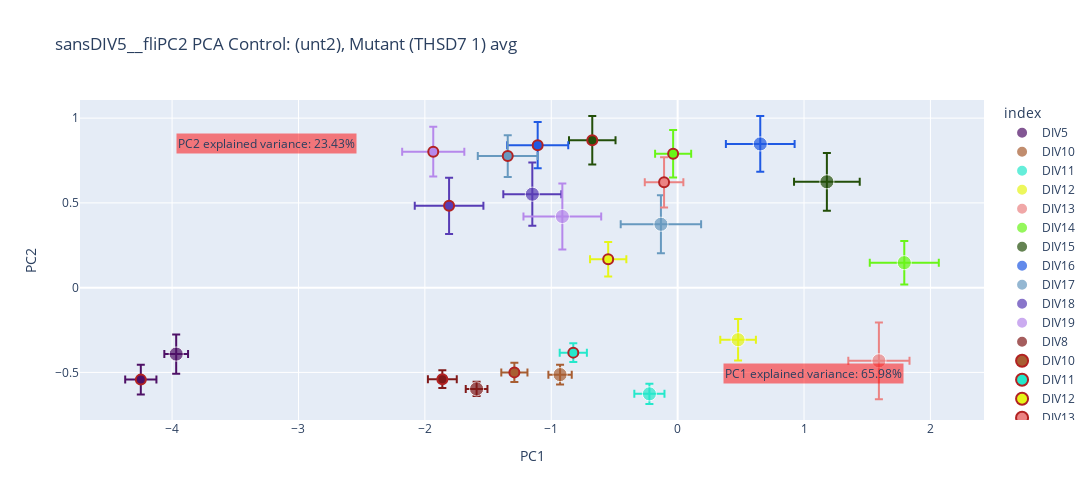

Write notebook code for a chart like this one.
### Code cell
def get_color(color_list):
    for color in color_list:
        yield color
# colors = list(mcolors.CSS4_COLORS.values())[:17]  # Get the first 17 colors from the CSS4_COLORS dictionary
colors = [
    '#801919', '#a85e32', '#25e8cb', '#e6f518',  '#eb8383', '#69f518', '#234f09',  '#205ae3', '#6799bf', '#583cb5','#b688eb','#4e1066',  
    '#ec3dff', '#451541', '#fc1e1e', '#690d0d','#000000', '#FFD700', '#C0C0C0',  '#008B8B', '#B8860B', '#B22222',  '#556B2F', '#7FFF00',  # Chartreuse
    '#D2691E'   # Chocolate
]
xa = 'PC1'
ya = 'PC2' 
PCADATA, PCAERROR, TYPE = pca_avg, pca_sem, f'Control: ({CONTROL}), Mutant ({MUTANT}) avg' # PCAERROR may be none if pca_df plot
MPCADATA, MPCAERROR  = mpca_avg, mpca_sem

assign_color = get_color(colors)
color_map = {div_value: next(assign_color) for div_value in pca_df['DIV'].unique()}
color_map.update({div_value: next(assign_color) for div_value in mpca_df['DIV'].unique() if div_value not in color_map})

if OGTYPE.casefold() != 'allDIVs'.casefold():
    ## add back in DIV5. just transform
    remdays = DROPPED_DAYS['DIV']
    pca_dd = pca.transform(DROPPED_DAYS.drop(columns='DIV')) ## CHANGE DATASET
    pca_dd = pd.DataFrame(data = pca_dd, columns = [f'PC{i}' for i in range(1, DROPPED_DAYS.shape[1])])
    pca_dd.index = remdays.values
    if 'avg'.casefold() in TYPE.casefold():
        pca_ddsem = pca_dd.groupby(pca_dd.index, as_index=True).sem()
        PCAERROR = pd.concat([pca_ddsem, PCAERROR], axis=0)#.reset_index(drop=True)
        pca_dd = pca_dd.groupby(pca_dd.index, as_index=True).mean()
    PCADATA = pd.concat([pca_dd, PCADATA], axis = 0)#.reset_index(drop=True)

fig = px.scatter(PCADATA, x=xa, y=ya, color= PCADATA.index, 
                 title=f'{OGTYPE} PCA {TYPE} ',
                 color_discrete_map=color_map, size_max=10, size=[10]*len(PCADATA),
                 width=1200, height=500, error_x = PCAERROR[xa], error_y= PCAERROR[ya])

fig.add_annotation(x=max(PCADATA[xa]), y=min(PCADATA[ya]),
                   text=f'{xa} explained variance: {exp_variance[xa]*100:.2f}%', 
                   showarrow=False, arrowhead=1,
                   bgcolor='rgba(255, 0, 0, 0.5)',
                   yshift=10,
                   xanchor='right', yanchor='bottom')

fig.add_annotation(x=min(PCADATA[xa]), y=max(PCADATA[ya]),
                   text=f'{ya} explained variance: {exp_variance[ya]*100:.2f}%', 
                   showarrow=False, arrowhead=1, 
                   xanchor='left', yanchor='middle',bgcolor='rgba(255, 0, 0, 0.5)'
                  )

for div_value in MPCADATA.index.unique():
    mutDIVdf = MPCADATA.loc[[div_value]]
    fig.add_trace(go.Scatter(
        x=mutDIVdf[xa], 
        y=mutDIVdf[ya],
        mode='markers',
        marker=dict(
            color=color_map[div_value],
            size=10,                    
            line=dict(                 
                color='firebrick',        
                width=2     
            )
        ),
        name=div_value,  error_x=dict(type='data',
                                      array=MPCAERROR.loc[[div_value], xa],
                                      visible=True),
         error_y= dict(type='data', array=MPCAERROR.loc[[div_value], ya])
    ))

plot_file = f'../plots/PCA/BoxCox&Log/{os.path.basename(os.path.normpath(FOLDER_PATH))}/png/{OGTYPE}/'\
                f'{xa}_{ya}_{TYPE}.png'

plot_html = f'../plots/PCA/BoxCox&Log/{os.path.basename(os.path.normpath(FOLDER_PATH))}/htmls/{OGTYPE}/'\
                f'{xa}_{ya}_{TYPE}.html'

if 'mutant'.casefold() in TYPE.casefold():
    plot_file = f'../plots/PCA/BoxCox&Log/{os.path.basename(os.path.normpath(FOLDER_PATH))}/png/{OGTYPE}/{MUTANT}/'\
                f'{xa}_{ya}_{TYPE}.png'

    plot_html = f'../plots/PCA/BoxCox&Log/{os.path.basename(os.path.normpath(FOLDER_PATH))}/htmls/{OGTYPE}/{MUTANT}/'\
                    f'{xa}_{ya}_{TYPE}.html'

ensure_dirs_exists(plot_file)

ensure_dirs_exists(plot_html)
fig.write_html(plot_html)
fig.write_image(plot_file)
fig.show()

### Figure 1 — Plotly figure (JSON) as saved in the notebook; plotly's stock layout.template omitted (floating-point values rounded to 4 significant figures)
{"data": [{"error_x": {"array": [0.09388]}, "error_y": {"array": [0.116]}, "hovertemplate": "index=DIV5<br>PC1=%{x}<br>PC2=%{y}<br>size=%{marker.size}<extra></extra>", "legendgroup": "DIV5", "marker": {"color": "#4e1066", "size": [10], "sizemode": "area", "sizeref": 0.1, "symbol": "circle"}, "mode": "markers", "name": "DIV5", "orientation": "v", "showlegend": true, "type": "scatter", "x": [-3.967], "xaxis": "x", "y": [-0.3918], "yaxis": "y"}, {"error_x": {"array": [0.09245]}, "error_y": {"array": [0.05764]}, "hovertemplate": "index=DIV10<br>PC1=%{x}<br>PC2=%{y}<br>size=%{marker.size}<extra></extra>", "legendgroup": "DIV10", "marker": {"color": "#a85e32", "size": [10], "sizemode": "area", "sizeref": 0.1, "symbol": "circle"}, "mode": "markers", "name": "DIV10", "orientation": "v", "showlegend": true, "type": "scatter", "x": [-0.9302], "xaxis": "x", "y": [-0.5131], "yaxis": "y"}, {"error_x": {"array": [0.1192]}, "error_y": {"array": [0.0599]}, "hovertemplate": "index=DIV11<br>PC1=%{x}<br>PC2=%{y}<br>size=%{marker.size}<extra></extra>", "legendgroup": "DIV11", "marker": {"color": "#25e8cb", "size": [10], "sizemode": "area", "sizeref": 0.1, "symbol": "circle"}, "mode": "markers", "name": "DIV11", "orientation": "v", "showlegend": true, "type": "scatter", "x": [-0.2234], "xaxis": "x", "y": [-0.6264], "yaxis": "y"}, {"error_x": {"array": [0.141]}, "error_y": {"array": [0.1221]}, "hovertemplate": "index=DIV12<br>PC1=%{x}<br>PC2=%{y}<br>size=%{marker.size}<extra></extra>", "legendgroup": "DIV12", "marker": {"color": "#e6f518", "size": [10], "sizemode": "area", "sizeref": 0.1, "symbol": "circle"}, "mode": "markers", "name": "DIV12", "orientation": "v", "showlegend": true, "type": "scatter", "x": [0.4783], "xaxis": "x", "y": [-0.3072], "yaxis": "y"}, {"error_x": {"array": [0.2421]}, "error_y": {"array": [0.2261]}, "hovertemplate": "index=DIV13<br>PC1=%{x}<br>PC2=%{y}<br>size=%{marker.size}<extra></extra>", "legendgroup": "DIV13", "marker": {"color": "#eb8383", "size": [10], "sizemode": "area", "sizeref": 0.1, "symbol": "circle"}, "mode": "markers", "name": "DIV13", "orientation": "v", "showlegend": true, "type": "scatter", "x": [1.592], "xaxis": "x", "y": [-0.4315], "yaxis": "y"}, {"error_x": {"array": [0.2731]}, "error_y": {"array": [0.1286]}, "hovertemplate": "index=DIV14<br>PC1=%{x}<br>PC2=%{y}<br>size=%{marker.size}<extra></extra>", "legendgroup": "DIV14", "marker": {"color": "#69f518", "size": [10], "sizemode": "area", "sizeref": 0.1, "symbol": "circle"}, "mode": "markers", "name": "DIV14", "orientation": "v", "showlegend": true, "type": "scatter", "x": [1.793], "xaxis": "x", "y": [0.1473], "yaxis": "y"}, {"error_x": {"array": [0.2598]}, "error_y": {"array": [0.1701]}, "hovertemplate": "index=DIV15<br>PC1=%{x}<br>PC2=%{y}<br>size=%{marker.size}<extra></extra>", "legendgroup": "DIV15", "marker": {"color": "#234f09", "size": [10], "sizemode": "area", "sizeref": 0.1, "symbol": "circle"}, "mode": "markers", "name": "DIV15", "orientation": "v", "showlegend": true, "type": "scatter", "x": [1.181], "xaxis": "x", "y": [0.6244], "yaxis": "y"}, {"error_x": {"array": [0.2719]}, "error_y": {"array": [0.1647]}, "hovertemplate": "index=DIV16<br>PC1=%{x}<br>PC2=%{y}<br>size=%{marker.size}<extra></extra>", "legendgroup": "DIV16", "marker": {"color": "#205ae3", "size": [10], "sizemode": "area", "sizeref": 0.1, "symbol": "circle"}, "mode": "markers", "name": "DIV16", "orientation": "v", "showlegend": true, "type": "scatter", "x": [0.6537], "xaxis": "x", "y": [0.8478], "yaxis": "y"}, {"error_x": {"array": [0.3181]}, "error_y": {"array": [0.1709]}, "hovertemplate": "index=DIV17<br>PC1=%{x}<br>PC2=%{y}<br>size=%{marker.size}<extra></extra>", "legendgroup": "DIV17", "marker": {"color": "#6799bf", "size": [10], "sizemode": "area", "sizeref": 0.1, "symbol": "circle"}, "mode": "markers", "name": "DIV17", "orientation": "v", "showlegend": true, "type": "scatter", "x": [-0.1323], "xaxis": "x", "y": [0.374], "yaxis": "y"}, {"error_x": {"array": [0.2296]}, "error_y": {"array": [0.1862]}, "hovertemplate": "index=DIV18<br>PC1=%{x}<br>PC2=%{y}<br>size=%{marker.size}<extra></extra>", "legendgroup": "DIV18", "marker": {"color": "#583cb5", "size": [10], "sizemode": "area", "sizeref": 0.1, "symbol": "circle"}, "mode": "markers", "name": "DIV18", "orientation": "v", "showlegend": true, "type": "scatter", "x": [-1.15], "xaxis": "x", "y": [0.5513], "yaxis": "y"}, {"error_x": {"array": [0.3075]}, "error_y": {"array": [0.1944]}, "hovertemplate": "index=DIV19<br>PC1=%{x}<br>PC2=%{y}<br>size=%{marker.size}<extra></extra>", "legendgroup": "DIV19", "marker": {"color": "#b688eb", "size": [10], "sizemode": "area", "sizeref": 0.1, "symbol": "circle"}, "mode": "markers", "name": "DIV19", "orientation": "v", "showlegend": true, "type": "scatter", "x": [-0.9123], "xaxis": "x", "y": [0.4197], "yaxis": "y"}, {"error_x": {"array": [0.08585]}, "error_y": {"array": [0.04148]}, "hovertemplate": "index=DIV8<br>PC1=%{x}<br>PC2=%{y}<br>size=%{marker.size}<extra></extra>", "legendgroup": "DIV8", "marker": {"color": "#801919", "size": [10], "sizemode": "area", "sizeref": 0.1, "symbol": "circle"}, "mode": "markers", "name": "DIV8", "orientation": "v", "showlegend": true, "type": "scatter", "x": [-1.591], "xaxis": "x", "y": [-0.5973], "yaxis": "y"}, {"error_x": {"array": [0.1035], "type": "data", "visible": true}, "error_y": {"array": [0.05618], "type": "data"}, "marker": {"color": "#a85e32", "line": {"color": "firebrick", "width": 2}, "size": 10}, "mode": "markers", "name": "DIV10", "type": "scatter", "x": [-1.292], "y": [-0.4998]}, {"error_x": {"array": [0.1075], "type": "data", "visible": true}, "error_y": {"array": [0.05547], "type": "data"}, "marker": {"color": "#25e8cb", "line": {"color": "firebrick", "width": 2}, "size": 10}, "mode": "markers", "name": "DIV11", "type": "scatter", "x": [-0.8256], "y": [-0.3833]}, {"error_x": {"array": [0.1436], "type": "data", "visible": true}, "error_y": {"array": [0.102], "type": "data"}, "marker": {"color": "#e6f518", "line": {"color": "firebrick", "width": 2}, "size": 10}, "mode": "markers", "name": "DIV12", "type": "scatter", "x": [-0.5495], "y": [0.1678]}, {"error_x": {"array": [0.1526], "type": "data", "visible": true}, "error_y": {"array": [0.1484], "type": "data"}, "marker": {"color": "#eb8383", "line": {"color": "firebrick", "width": 2}, "size": 10}, "mode": "markers", "name": "DIV13", "type": "scatter", "x": [-0.1073], "y": [0.6215]}, {"error_x": {"array": [0.1427], "type": "data", "visible": true}, "error_y": {"array": [0.1401], "type": "data"}, "marker": {"color": "#69f518", "line": {"color": "firebrick", "width": 2}, "size": 10}, "mode": "markers", "name": "DIV14", "type": "scatter", "x": [-0.03564], "y": [0.7901]}, {"error_x": {"array": [0.184], "type": "data", "visible": true}, "error_y": {"array": [0.1428], "type": "data"}, "marker": {"color": "#234f09", "line": {"color": "firebrick", "width": 2}, "size": 10}, "mode": "markers", "name": "DIV15", "type": "scatter", "x": [-0.6755], "y": [0.8692]}, {"error_x": {"array": [0.2418], "type": "data", "visible": true}, "error_y": {"array": [0.1368], "type": "data"}, "marker": {"color": "#205ae3", "line": {"color": "firebrick", "width": 2}, "size": 10}, "mode": "markers", "name": "DIV16", "type": "scatter", "x": [-1.107], "y": [0.8406]}, {"error_x": {"array": [0.2369], "type": "data", "visible": true}, "error_y": {"array": [0.1231], "type": "data"}, "marker": {"color": "#6799bf", "line": {"color": "firebrick", "width": 2}, "size": 10}, "mode": "markers", "name": "DIV17", "type": "scatter", "x": [-1.344], "y": [0.7765]}, {"error_x": {"array": [0.2716], "type": "data", "visible": true}, "error_y": {"array": [0.166], "type": "data"}, "marker": {"color": "#583cb5", "line": {"color": "firebrick", "width": 2}, "size": 10}, "mode": "markers", "name": "DIV18", "type": "scatter", "x": [-1.808], "y": [0.4826]}, {"error_x": {"array": [0.2459], "type": "data", "visible": true}, "error_y": {"array": [0.1465], "type": "data"}, "marker": {"color": "#b688eb", "line": {"color": "firebrick", "width": 2}, "size": 10}, "mode": "markers", "name": "DIV19", "type": "scatter", "x": [-1.934], "y": [0.8021]}, {"error_x": {"array": [0.1235], "type": "data", "visible": true}, "error_y": {"array": [0.0875], "type": "data"}, "marker": {"color": "#4e1066", "line": {"color": "firebrick", "width": 2}, "size": 10}, "mode": "markers", "name": "DIV5", "type": "scatter", "x": [-4.247], "y": [-0.5425]}, {"error_x": {"array": [0.1142], "type": "data", "visible": true}, "error_y": {"array": [0.05203], "type": "data"}, "marker": {"color": "#801919", "line": {"color": "firebrick", "width": 2}, "size": 10}, "mode": "markers", "name": "DIV8", "type": "scatter", "x": [-1.862], "y": [-0.5398]}], "layout": {"annotations": [{"arrowhead": 1, "bgcolor": "rgba(255, 0, 0, 0.5)", "showarrow": false, "text": "PC1 explained variance: 65.98%", "x": 1.793, "xanchor": "right", "y": -0.6264, "yanchor": "bottom", "yshift": 10}, {"arrowhead": 1, "bgcolor": "rgba(255, 0, 0, 0.5)", "showarrow": false, "text": "PC2 explained variance: 23.43%", "x": -3.967, "xanchor": "left", "y": 0.8478, "yanchor": "middle"}], "height": 500, "legend": {"itemsizing": "constant", "title": {"text": "index"}, "tracegroupgap": 0}, "title": {"text": "sansDIV5__fliPC2 PCA Control: (unt2), Mutant (THSD7 1) avg "}, "width": 1200, "xaxis": {"anchor": "y", "domain": [0, 1], "title": {"text": "PC1"}}, "yaxis": {"anchor": "x", "domain": [0, 1], "title": {"text": "PC2"}}}}
